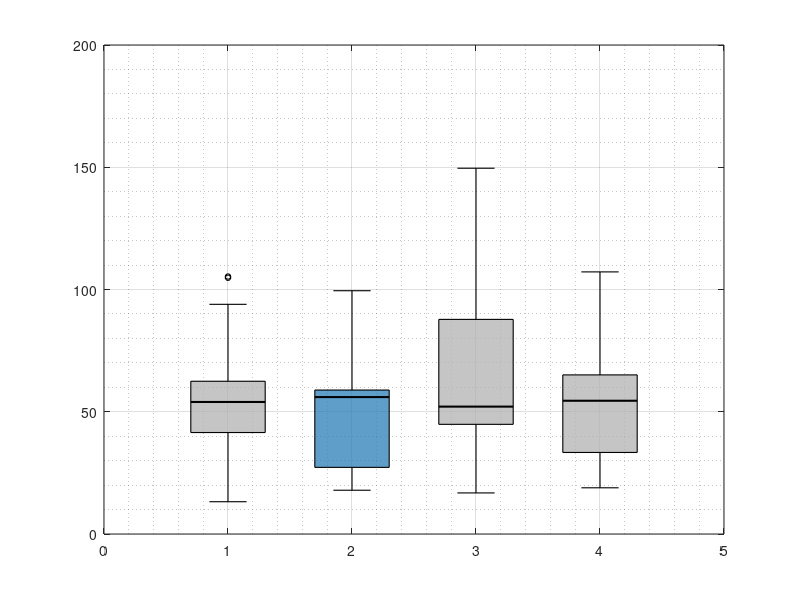

Write the MATLAB code that produced this figure. (Note: this script raises an error after producing the figure.)
%% datos_historial.m
% Datos: cada fila es una semilla, columnas: [w0, RL_wfin, Bdot_wfin, RL_mag, Bdot_mag, RL_t, Bdot_t]

HL0 = [
7.4329,0.1937,0.1500,4.4852,0.3241,104.8,177.7;
5.2439,0.1911,0.1439,4.3734,0.1947, 28.4,115.0;
6.1478,0.2009,0.1985,4.2607,0.2714, 62.5,226.8;
3.5572,0.3186,0.1627,5.2876,0.1738, 48.4,190.7;
8.0432,0.1917,0.1955,4.4632,0.3591, 62.4,213.6;
2.6270,0.1974,0.1820,4.1236,0.1439, 58.0,190.9;
7.3344,0.2067,0.1477,4.4108,0.2760, 22.2,169.8;
6.5154,0.2203,0.1982,4.4055,0.2766, 39.2,167.8;
6.5631,0.2343,0.1521,4.3696,0.2736, 52.7,156.4;
5.9183,0.1765,0.1799,4.3982,0.2863, 56.9,277.8;
6.2334,0.2084,0.1707,4.3655,0.3030, 54.0,277.2;
7.1480,0.2640,0.1793,4.4310,0.2526, 67.4,105.8;
3.1879,0.2091,0.1644,4.2637,0.1727, 13.2,226.6;
4.3662,0.1766,0.1484,4.3020,0.1928,105.3,168.7;
6.1965,0.2027,0.1973,4.3842,0.2602, 54.0,170.9];

HL2 = [
7.4329,0.1964,0.1500,1.7838,0.3241, 61.7,177.7;
5.2439,0.1823,0.1439,1.5075,0.1947, 34.9,115.0;
6.1478,0.1664,0.1985,1.5933,0.2714, 59.0,226.8;
3.5572,0.2196,0.1627,1.5126,0.1738, 49.6,190.7;
8.0432,0.1827,0.1955,1.8250,0.3591, 63.8,213.6;
2.6270,0.1606,0.1820,1.3720,0.1439, 19.7,190.9;
7.3344,0.1945,0.1477,1.6977,0.2760, 99.5,169.8;
6.5154,0.1587,0.1982,1.4754,0.2766, 17.9,167.8;
6.5631,0.2060,0.1521,1.5447,0.2736, 23.2,156.4;
5.9183,0.1602,0.1799,1.6573,0.2863, 58.5,277.8;
6.2334,0.2061,0.1707,1.5880,0.3030, 57.6,277.2;
7.1480,0.1585,0.1793,1.5100,0.2526, 24.7,105.8;
3.1879,0.1598,0.1644,1.3449,0.1727, 53.6,226.6;
4.3662,0.1729,0.1484,1.6046,0.1928, 56.0,168.7;
6.1965,0.1745,0.1973,1.6213,0.2602, 56.0,170.9];

HL4 = [
7.4329,0.1988,0.1500,6.5170,0.3241, 97.7,177.7;
5.2439,0.2229,0.1439,6.4576,0.1947,107.2,115.0;
6.1478,0.1812,0.1985,6.5571,0.2714, 44.8,226.8;
3.5572,0.1749,0.1627,6.5480,0.1738, 54.7,190.7;
8.0432,0.1907,0.1955,6.6464,0.3591, 52.1,213.6;
2.6270,0.2393,0.1820,6.2776,0.1439,143.6,190.9;
7.3344,0.2402,0.1477,6.4407,0.2760,149.6,169.8;
6.5154,0.1840,0.1982,6.6522,0.2766, 42.8,167.8;
6.5631,0.1832,0.1521,6.6532,0.2736, 30.0,156.4;
5.9183,0.1878,0.1799,6.6594,0.2863, 54.0,277.8;
6.2334,0.2177,0.1707,6.6008,0.3030, 45.2,277.2;
7.1480,0.2303,0.1793,6.5323,0.2526, 45.0,105.8;
3.1879,0.2376,0.1644,5.7611,0.1727, 16.8,226.6;
4.3662,0.1756,0.1484,6.6008,0.1928, 58.0,168.7;
6.1965,0.1674,0.1973,6.6792,0.2602, 47.4,170.9];

HL8 = [
7.4329,0.1796,0.1500,6.9869,0.3241,102.9,177.7;
5.2439,0.1548,0.1439,8.4859,0.1947, 22.1,115.0;
6.1478,0.1929,0.1985,6.6684,0.2714, 54.5,226.8;
3.5572,0.1814,0.1627,7.5385,0.1738, 60.2,190.7;
8.0432,0.2099,0.1955,9.1290,0.3591, 66.7,213.6;
2.6270,0.1923,0.1820,8.0585,0.1439, 18.9,190.9;
7.3344,0.1987,0.1477,8.9675,0.2760, 45.2,169.8;
6.5154,0.1695,0.1982,6.6472,0.2766, 51.6,167.8;
6.5631,0.1643,0.1521,8.4564,0.2736, 55.2,156.4;
5.9183,0.1468,0.1799,6.7593,0.2863, 55.0,277.8;
6.2334,0.1521,0.1707,6.8421,0.3030,107.2,277.2;
7.1480,0.2684,0.1793,6.5231,0.2526, 47.2,105.8;
3.1879,0.1727,0.1644,7.1314,0.1727, 22.5,226.6;
4.3662,0.1958,0.1484,6.7952,0.1928, 66.9,168.7;
6.1965,0.1586,0.1973,7.0801,0.2602, 29.4,170.9];


bdot_t   = mean(HL0(:,7));   
bdot_mag = mean(HL0(:,5));   
bdot_w   = mean(HL0(:,3));   


c_gray = [0.70 0.70 0.70];
c_blue = [0.17 0.49 0.72];  
clrs   = {c_gray, c_blue, c_gray, c_gray};

function boxplot_hist(data_cell, labels, ylabel_str, title_str, bdot_ref, clrs)
    figure('Units','centimeters','Position',[5 5 14 9]);
    hold on; box on; grid on; grid minor;
    n = numel(data_cell);
    for k = 1:n
        x    = data_cell{k};
        q    = quantile(x,[0 0.25 0.5 0.75 1]);
        iqr_ = q(4)-q(2);
        lo   = max(q(1), q(2)-1.5*iqr_);
        hi   = min(q(5), q(4)+1.5*iqr_);
    
        fill([k-0.3 k+0.3 k+0.3 k-0.3 k-0.3], [q(2) q(2) q(4) q(4) q(2)], ...
             clrs{k}, 'FaceAlpha',0.75, 'EdgeColor','k','LineWidth',0.8);
      
        plot([k-0.3 k+0.3],[q(3) q(3)],'k-','LineWidth',1.5);
       
        plot([k k],[lo q(2)],'k-','LineWidth',0.8);
        plot([k k],[q(4) hi],'k-','LineWidth',0.8);
        plot([k-0.15 k+0.15],[lo lo],'k-','LineWidth',0.8);
        plot([k-0.15 k+0.15],[hi hi],'k-','LineWidth',0.8);
        % outliers
        out = x(x<lo | x>hi);
        if ~isempty(out)
            plot(k*ones(size(out)), out, 'ko','MarkerSize',4,'LineWidth',0.8);
        end
    end
 
    yline(bdot_ref,'--','Color',[0.85 0.33 0.10],'LineWidth',1.3, ...
          'Label',sprintf('B-dot (%.2f)',bdot_ref),'LabelHorizontalAlignment','left');
    xticks(1:n); xticklabels(labels);
    xlabel('Tamaño de historial'); ylabel(ylabel_str);
    title(title_str,'FontSize',11);
    xlim([0.5 n+0.5]); set(gca,'FontSize',10);
    hold off;
end

labels = {'k=0','k=2','k=4','k=8'};

%% Figura 1 — Tiempo de cruce
boxplot_hist({HL0(:,6), HL2(:,6), HL4(:,6), HL8(:,6)}, labels, ...
    'Tiempo de primer cruce [min]', 'Rapidez de detumbling', bdot_t, clrs);
exportgraphics(gcf,'box_tiempo.pdf','ContentType','vector');

%% Figura 2 — Magnetopares
boxplot_hist({HL0(:,4), HL2(:,4), HL4(:,4), HL8(:,4)}, labels, ...
    'Uso medio de magnetopares [A·m²]', 'Esfuerzo de actuación', bdot_mag, clrs);
exportgraphics(gcf,'box_mag.pdf','ContentType','vector');

%% Figura 3 — Velocidad angular final
boxplot_hist({HL0(:,2), HL2(:,2), HL4(:,2), HL8(:,2)}, labels, ...
    'Velocidad angular final [°/s]', 'Precisión asintótica', bdot_w, clrs);
exportgraphics(gcf,'box_wfin.pdf','ContentType','vector');

%% datos_ppo_best.m
% PPO n=2 best_model: [w0, RL_wfin, Bdot_wfin, RL_mag, Bdot_mag, RL_t, Bdot_t]

PPO_BEST = [
7.4329, 0.1964, 0.1500,  1.7838, 0.3241,  61.7, 177.7;
5.2439, 0.1823, 0.1439,  1.5075, 0.1947,  34.9, 115.0;
6.1478, 0.1664, 0.1985,  1.5933, 0.2714,  59.0, 226.8;
3.5572, 0.2196, 0.1627,  1.5126, 0.1738,  49.6, 190.7;
8.0432, 0.1827, 0.1955,  1.8250, 0.3591,  63.8, 213.6;
2.6270, 0.1605, 0.1820,  1.3720, 0.1439,  19.7, 190.9;
7.3344, 0.1945, 0.1477,  1.6977, 0.2760,  99.5, 169.8;
6.5154, 0.1587, 0.1982,  1.4754, 0.2766,  17.9, 167.8;
6.5631, 0.2060, 0.1521,  1.5447, 0.2736,  23.2, 156.4;
5.9183, 0.1602, 0.1799,  1.6573, 0.2863,  58.5, 277.8;
6.2334, 0.2061, 0.1707,  1.5880, 0.3030,  57.6, 277.2;
7.1480, 0.1585, 0.1793,  1.5100, 0.2526,  24.7, 105.8;
3.1879, 0.1598, 0.1644,  1.3449, 0.1727,  53.6, 226.6;
4.3662, 0.1729, 0.1484,  1.6046, 0.1928,  56.0, 168.7;
6.1965, 0.1745, 0.1973,  1.6213, 0.2602,  56.0, 170.9];


bdot_t   = mean(PPO_BEST(:,7));
bdot_mag = mean(PPO_BEST(:,5));
bdot_w   = mean(PPO_BEST(:,3));


c_ppo = [0.85 0.33 0.10];  % naranja

%% Función box plot individual (reutiliza la de rppo/sac)
function boxplot_single(data, label, ylabel_str, title_str, bdot_ref, color)
    figure('Units','centimeters','Position',[5 5 8 9]);
    hold on; box on; grid on; grid minor;
    x = data;
    q = quantile(x,[0 0.25 0.5 0.75 1]);
    iqr_ = q(4)-q(2);
    lo = max(q(1), q(2)-1.5*iqr_);
    hi = min(q(5), q(4)+1.5*iqr_);
    fill([0.7 1.3 1.3 0.7 0.7],[q(2) q(2) q(4) q(4) q(2)],...
         color,'FaceAlpha',0.75,'EdgeColor','k','LineWidth',0.8);
    plot([0.7 1.3],[q(3) q(3)],'k-','LineWidth',1.5);
    plot([1 1],[lo q(2)],'k-','LineWidth',0.8);
    plot([1 1],[q(4) hi],'k-','LineWidth',0.8);
    plot([0.85 1.15],[lo lo],'k-','LineWidth',0.8);
    plot([0.85 1.15],[hi hi],'k-','LineWidth',0.8);
    out = x(x<lo | x>hi);
    if ~isempty(out)
        plot(ones(size(out)),out,'ko','MarkerSize',4,'LineWidth',0.8);
    end
    yline(bdot_ref,'--','Color',[0.85 0.33 0.10],'LineWidth',1.3,...
          'Label',sprintf('B-dot (%.2f)',bdot_ref),...
          'LabelHorizontalAlignment','left');
    xticks(1); xticklabels({label});
    ylabel(ylabel_str); title(title_str,'FontSize',11);
    xlim([0.5 1.5]); set(gca,'FontSize',10);
    hold off;
end

%% Figuras PPO best model
boxplot_single(PPO_BEST(:,6), 'PPO', 'Tiempo de primer cruce [min]', ...
    'Rapidez de detumbling — PPO (n=2)', bdot_t, c_ppo);
exportgraphics(gcf,'ppo_box_best_tiempo.pdf','ContentType','vector');

boxplot_single(PPO_BEST(:,4), 'PPO', 'Uso medio de magnetopares [A·m²]', ...
    'Esfuerzo de actuación — PPO (n=2)', bdot_mag, c_ppo);
exportgraphics(gcf,'ppo_box_best_mag.pdf','ContentType','vector');

boxplot_single(PPO_BEST(:,2), 'PPO', 'Velocidad angular final [°/s]', ...
    'Precisión asintótica — PPO (n=2)', bdot_w, c_ppo);
exportgraphics(gcf,'ppo_box_best_wfin.pdf','ContentType','vector');
